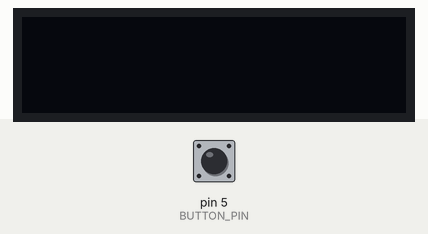
Recording of a sketch running on a simulated Arduino Uno, built with avr-gcc and run on an emulated ATmega328P. Shown: 128×32 one-colour display. Inputs (shaded band) come from the test bench; at power-on: pin 5 (BUTTON_PIN) HIGH.

Above: at 1.2 s.
1.3 s: pin 5 (BUTTON_PIN) pulled LOW for 0.15 s
At 2.4 s:
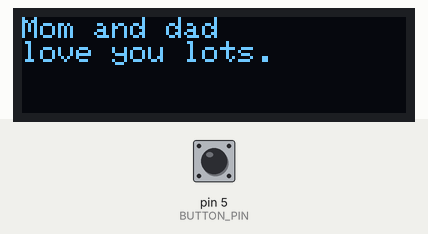
7.4 s: pin 5 (BUTTON_PIN) pulled LOW for 1 s
At 8.3 s:
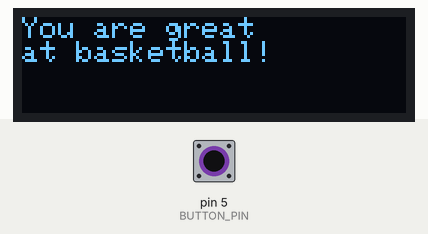
11.4 s: pin 5 (BUTTON_PIN) pulsed LOW 5 times (0.12 s each, 0.3 s apart)
At 13.4 s:
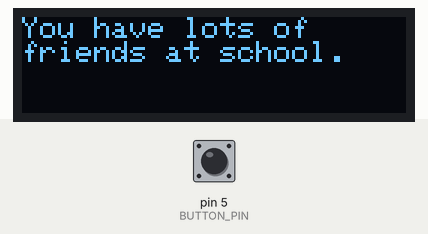
Timing chart, 0 to 14.9 s (numbered marks = the images above; inputs shaded):
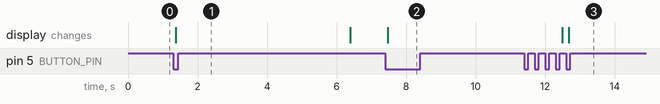

The sketch:

encouragement.ino
```cpp
#include <Wire.h>
#include <Adafruit_GFX.h>
#include <Adafruit_SSD1306.h>

#define SCREEN_WIDTH 128
#define SCREEN_HEIGHT 32

Adafruit_SSD1306 display(SCREEN_WIDTH, SCREEN_HEIGHT, &Wire, -1);

#define OLED_I2C_ADDRESS 0x3C

// Button on D5, wired: D5 ---- button ---- GND
const int BUTTON_PIN = 5;

// Debounce variables
bool buttonState       = HIGH;
bool lastButtonReading = HIGH;
unsigned long lastDebounceTime = 0;
const unsigned long debounceDelay = 50;

// Message display timing
bool messageShowing = false;
unsigned long messageStartTime = 0;
const unsigned long messageDuration = 5000; // 5 seconds

// Messages (customize freely)
const char* messages[] = {
  "Mom and dad\nlove you lots.",
  "You are great\nat basketball!",
  "You have lots of\nfriends at school.",
  "Santa will bring\nmany surprises.",
  "Vegetables are\nbetter than\nyou might think!",
  "You can't do as badly\nas the Steelers.",
  "It is fun to\nplay with you!",
  "You're terrific\nat drums!",
  "We think you\nare great at art!"
};

const size_t NUM_MESSAGES = sizeof(messages) / sizeof(messages[0]);
size_t currentIndex = 0;  // <— NEW: keeps track of which message is next

void showMessage(const char* msg) {
  display.clearDisplay();
  display.setTextSize(1);
  display.setTextColor(SSD1306_WHITE);
  display.setCursor(0, 0);
  display.println(msg);
  display.display();
}

void clearScreen() {
  display.clearDisplay();
  display.display();
}

void setup() {
  Serial.begin(115200);
  pinMode(BUTTON_PIN, INPUT_PULLUP);

  if (!display.begin(SSD1306_SWITCHCAPVCC, OLED_I2C_ADDRESS)) {
    while (true);
  }

  clearScreen(); // Start blank
}

void loop() {
  // ----- Debounce -----
  bool rawReading = digitalRead(BUTTON_PIN);

  if (rawReading != lastButtonReading) {
    lastDebounceTime = millis();
    lastButtonReading = rawReading;
  }

  if ((millis() - lastDebounceTime) > debounceDelay) {
    if (rawReading != buttonState) {
      buttonState = rawReading;

      if (buttonState == LOW) { // pressed
        if (!messageShowing) {
          // Show the next message in order
          showMessage(messages[currentIndex]);

          // Advance index for next press
          currentIndex++;
          if (currentIndex >= NUM_MESSAGES) {
            currentIndex = 0; // wrap around
          }

          messageShowing = true;
          messageStartTime = millis();
        }
      }
    }
  }

  // ----- Auto-clear after 5 seconds -----
  if (messageShowing) {
    if (millis() - messageStartTime >= messageDuration) {
      clearScreen();
      messageShowing = false;
    }
  }

  delay(5);
}
```

Measured:
- after the input at 1.3 s, the display: changes after 0.07 s (image 1)
- after the input at 7.4 s, the display: changes after 0.08 s (image 2)
- after the input at 11.4 s, the display: first differs from a run without the input after 1.3 s (image 3)
